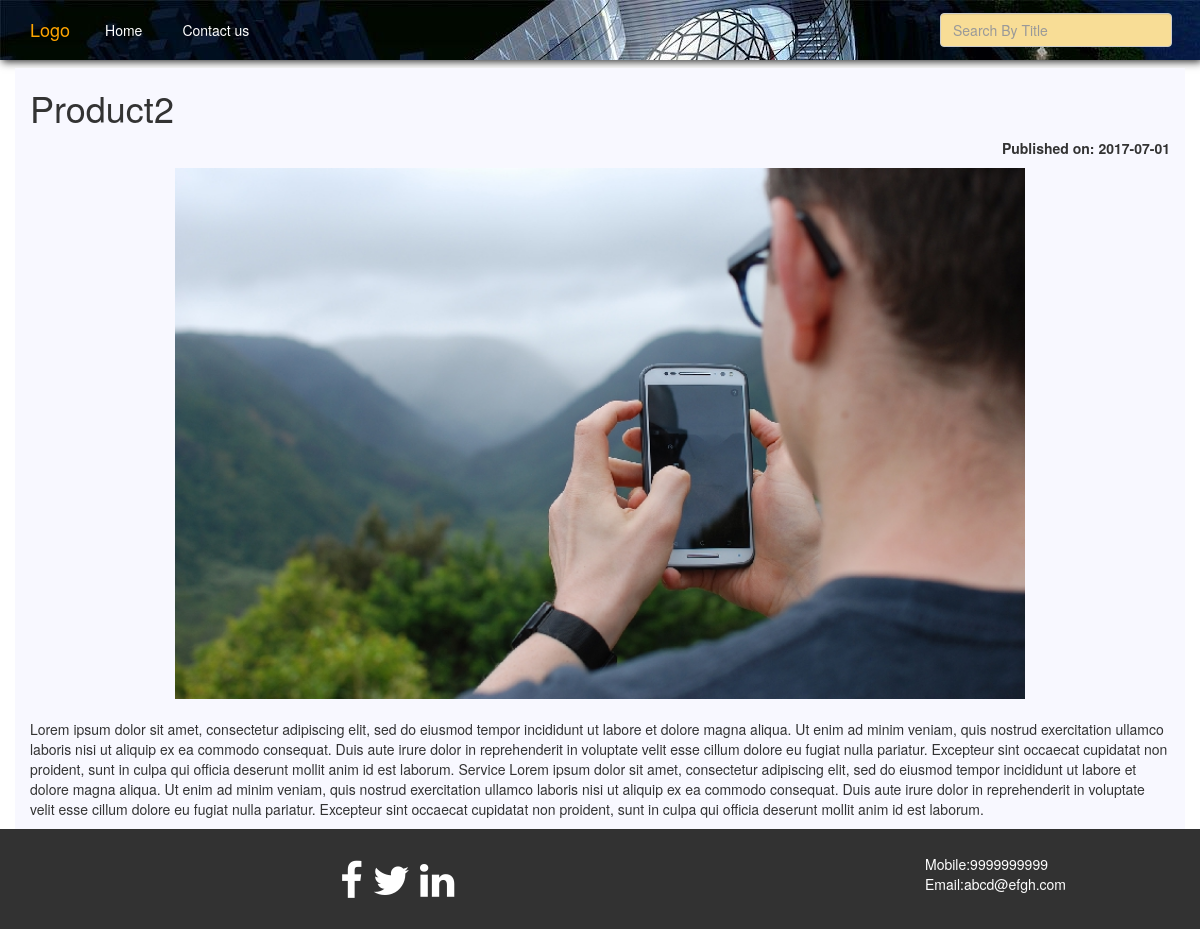
The page /decotechcrafts/readmore.php?id=3 on the database its author committed.
### tables this page shows
CREATE TABLE `posts` (
  `post_id` int(11) NOT NULL,
  `post_title` varchar(200) NOT NULL,
  `post_content` text NOT NULL,
  `post_image` varchar(200) NOT NULL,
  `post_date` date NOT NULL,
  `category_id` int(10) UNSIGNED NOT NULL
);

### decotechcrafts/readmore.php (the view)
<!DOCTYPE html>
<html>
    <?php include('headerfiles.php'); ?>
<body>
	<?php include('navbar.php'); ?>
	<div class="container">
	<?php
	    $page_id = $_GET['id'];
		include("includes/connect.php");
		$select1 = $con->query("select * from posts where post_id = '$page_id';");
        $row = $select1->fetch_assoc();
		?>
		<h1><?php echo $row['post_title'];?></h1>
        <p align='right'><b>Published on: <?php echo $row['post_date'];?></b></p>
		<center><img class="img img-responsive" src="admin/uploads/<?php echo $row['post_image'];?>" width='850'></center><br>
		<p><?php echo $row['post_content'];?></p>
	</div>
	<?php include"footer.php";?>
</body>
</html>

### decotechcrafts/main.css (style rules this page uses)
.container { background:ghostwhite; }

### rows shown on the page
posts: post_title "Product2", post_date "2017-07-01", post_image (picture), post_content "Lorem ipsum dolor sit amet, consectetur adipiscing elit, sed do eiusmod tempor incididunt ut labore et dolore magna aliqua. Ut enim ad minim veniam, quis nostrud exercitation ullamco laboris nisi ut aliquip ex ea commodo consequat. Duis aute irure dolor in reprehenderit in voluptate velit esse cillum dolore eu fugiat nulla pariatur. Excepteur sint occaecat cupidatat non proident, sunt in culpa qui officia deserunt mollit anim id est laborum. Service Lorem ipsum dolor sit amet, consectetur adipiscing elit, sed do eiusmod tempor incididunt ut labore et dolore magna aliqua. Ut enim ad minim veniam, quis nostrud exercitation ullamco laboris nisi ut aliquip ex ea commodo consequat. Duis aute…"
